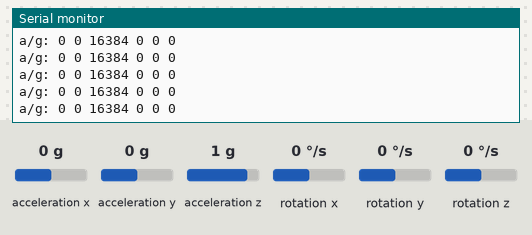
The sketch below on a simulated Arduino Uno, built with avr-gcc and run on an emulated ATmega328P. Parts: the last lines printed to the serial monitor. Inputs (shaded band) come from the test bench; at power-on: acceleration x 0 g, acceleration y 0 g, acceleration z 1 g, rotation x 0 °/s, rotation y 0 °/s, rotation z 0 °/s.

Above: at 1.2 s.
1.3 s: acceleration x set to -1.4 g
At 1.37 s:
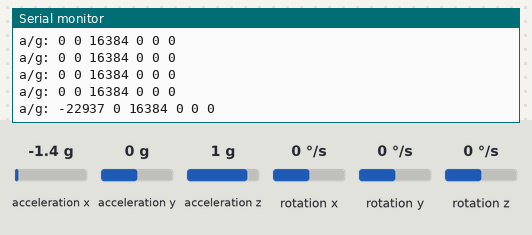
4.3 s: acceleration y set to -1.4 g
At 4.3 s:
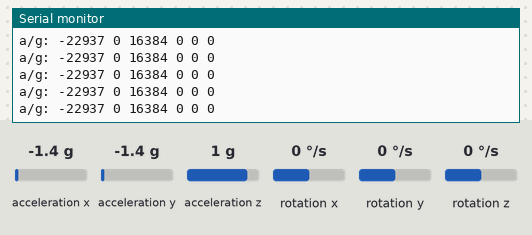
5.8 s: acceleration z set to -1.4 g
At 5.88 s:
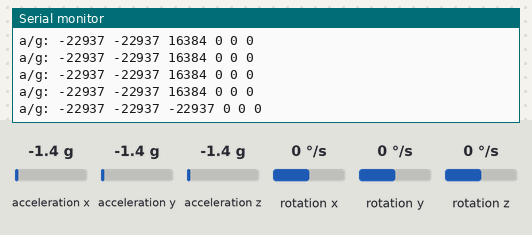
7.3 s: rotation x set to -192 °/s
At 7.35 s:
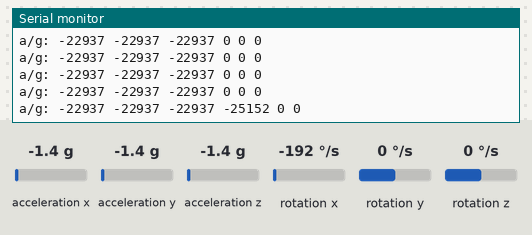
8.8 s: rotation y set to -192 °/s
At 8.82 s:
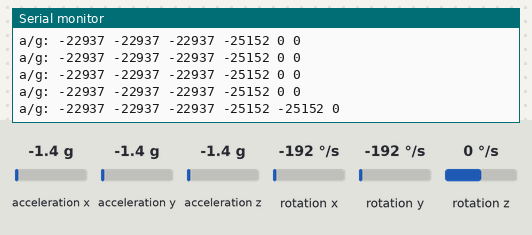

The sketch:

MPU6050_DMP6.ino
```cpp
#include <Wire.h>
#include <MPU6050.h>

MPU6050 accelgyro;

int16_t ax, ay, az;
int16_t gx, gy, gz;

void setup() {
  Wire.begin();
  Serial.begin(38400);

  Serial.println("Initialize MPU6050");
  while (!accelgyro.testConnection()) {
    Serial.println("MPU6050 connection failed");
    delay(500);
  }

  accelgyro.initialize();
  Serial.println("MPU6050 ready");
}

void loop() {
  accelgyro.getMotion6(&ax, &ay, &az, &gx, &gy, &gz);
  Serial.print("a/g: ");
  Serial.print(ax); Serial.print(" ");
  Serial.print(ay); Serial.print(" ");
  Serial.print(az); Serial.print(" ");
  Serial.print(gx); Serial.print(" ");
  Serial.print(gy); Serial.print(" ");
  Serial.println(gz);
  delay(100);
}
```

Measured:
- after the input at 1.3 s, the serial monitor: prints a new line after 0.06 s (image 1)
- after the input at 5.8 s, the serial monitor: prints a new line after 0.07 s (image 3)
- after the input at 7.3 s, the serial monitor: prints a new line at once (image 4)
- after the input at 8.8 s, the serial monitor: prints a new line at once (image 5)
